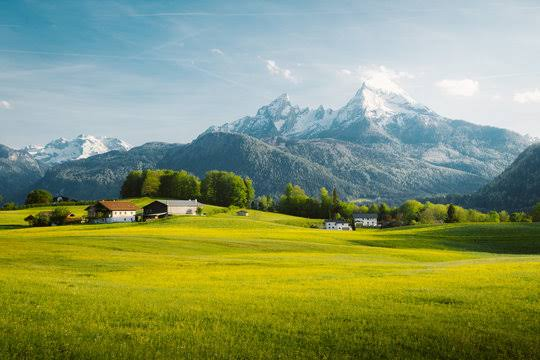
#> input picture Day16/input_images/landscape.jpg, 540 x 360 px
$ python basic_image_operations.py
#> lines starting #> are read from the running program, lines starting #| are printed output that depends on the picture
# ==========================================================
# MLB Summer Internship - Day 16
# Basic Image Operations using OpenCV
# ==========================================================

import cv2
import os

print("=" * 70)
print("Basic Image Operations using OpenCV")
print("=" * 70)

# ==========================================================
# Paths
# ==========================================================

IMAGE_PATH = "input_images/landscape.jpg"

OUTPUT_FOLDER = "output_images"

RESIZE_FOLDER = os.path.join(OUTPUT_FOLDER, "resized")
CROP_FOLDER = os.path.join(OUTPUT_FOLDER, "cropped")
ROTATE_FOLDER = os.path.join(OUTPUT_FOLDER, "rotated")
FLIP_FOLDER = os.path.join(OUTPUT_FOLDER, "flipped")

os.makedirs(RESIZE_FOLDER, exist_ok=True)
os.makedirs(CROP_FOLDER, exist_ok=True)
os.makedirs(ROTATE_FOLDER, exist_ok=True)
os.makedirs(FLIP_FOLDER, exist_ok=True)

# ==========================================================
# Read Image
# ==========================================================

if not os.path.exists(IMAGE_PATH):
    raise FileNotFoundError(f"\nImage not found:\n{IMAGE_PATH}")

image = cv2.imread(IMAGE_PATH)
#> image is the input picture: shape (360, 540, 3); mean B, G, R 106.7, 151.6, 136.1

height, width = image.shape[:2]
#> height = 360; width = 540

print(f"\nImage Size : {width} x {height}")
#| Image Size : 540 x 360

# ==========================================================
# Resize Images
# ==========================================================

print("\nResizing Images...")

resize_800 = cv2.resize(image, (800, 600))
resize_400 = cv2.resize(image, (400, 400))
resize_half = cv2.resize(image, (width // 2, height // 2))

cv2.imwrite(
    os.path.join(RESIZE_FOLDER, "resized_800x600.jpg"),
    resize_800
)

cv2.imwrite(
    os.path.join(RESIZE_FOLDER, "resized_400x400.jpg"),
    resize_400
)

cv2.imwrite(
    os.path.join(RESIZE_FOLDER, "resized_half.jpg"),
    resize_half
)

print("✓ Resized images saved")

# ==========================================================
# Crop Images
# ==========================================================

print("\nCropping Images...")

center_crop = image[
    height//4 : height*3//4,
    width//4 : width*3//4
]

top_left_crop = image[
    0:height//2,
    0:width//2
]
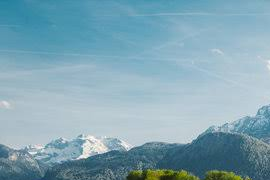
#> top_left_crop: shape (180, 270, 3); mean B, G, R 180.3, 166.1, 130

bottom_right_crop = image[
    height//2:height,
    width//2:width
]
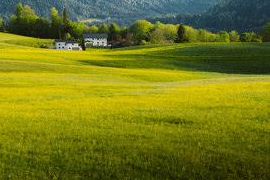
#> bottom_right_crop: shape (180, 270, 3); mean B, G, R 26.8, 119.1, 113.6

cv2.imwrite(
    os.path.join(CROP_FOLDER, "crop_center.jpg"),
    center_crop
)

cv2.imwrite(
    os.path.join(CROP_FOLDER, "crop_top_left.jpg"),
    top_left_crop
)

cv2.imwrite(
    os.path.join(CROP_FOLDER, "crop_bottom_right.jpg"),
    bottom_right_crop
)

print("✓ Cropped images saved")

# ==========================================================
# Rotate Images
# ==========================================================

print("\nRotating Images...")

rotate90 = cv2.rotate(
    image,
    cv2.ROTATE_90_CLOCKWISE
)
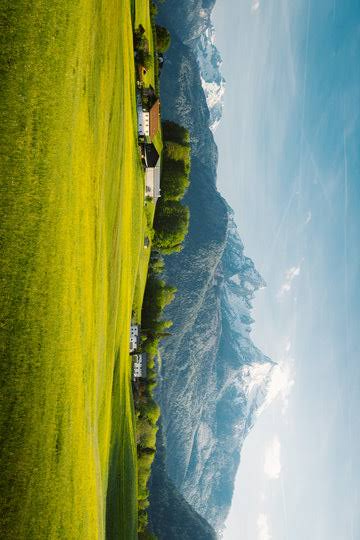
#> rotate90: shape (540, 360, 3); mean B, G, R 106.7, 151.6, 136.1

rotate180 = cv2.rotate(
    image,
    cv2.ROTATE_180
)
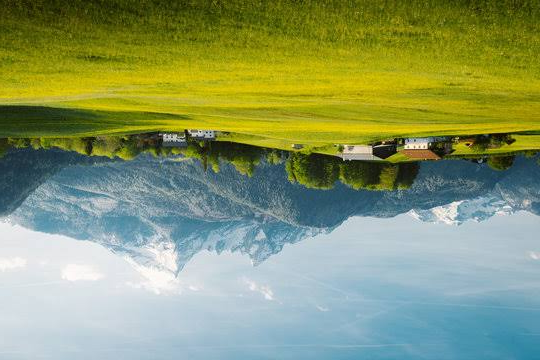
#> rotate180: shape (360, 540, 3); mean B, G, R 106.7, 151.6, 136.1

rotate270 = cv2.rotate(
    image,
    cv2.ROTATE_90_COUNTERCLOCKWISE
)
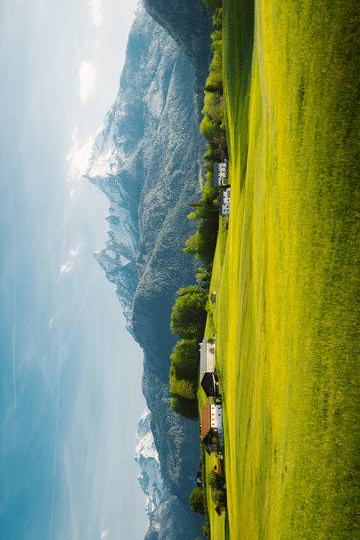
#> rotate270: shape (540, 360, 3); mean B, G, R 106.7, 151.6, 136.1

cv2.imwrite(
    os.path.join(ROTATE_FOLDER, "rotate_90.jpg"),
    rotate90
)

cv2.imwrite(
    os.path.join(ROTATE_FOLDER, "rotate_180.jpg"),
    rotate180
)

cv2.imwrite(
    os.path.join(ROTATE_FOLDER, "rotate_270.jpg"),
    rotate270
)

print("✓ Rotated images saved")

# ==========================================================
# Flip Images
# ==========================================================

print("\nFlipping Images...")

flip_horizontal = cv2.flip(image, 1)
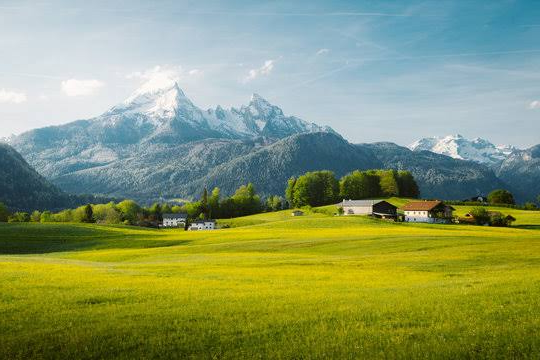
#> flip_horizontal: shape (360, 540, 3); mean B, G, R 106.7, 151.6, 136.1

flip_vertical = cv2.flip(image, 0)
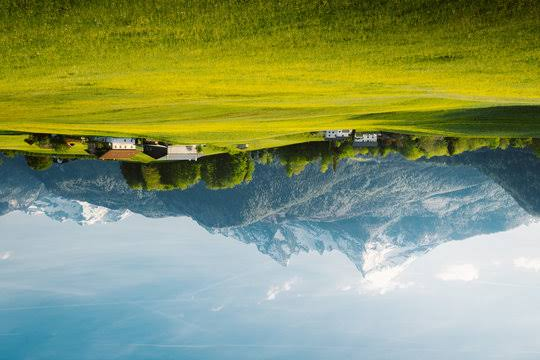
#> flip_vertical: shape (360, 540, 3); mean B, G, R 106.7, 151.6, 136.1

flip_both = cv2.flip(image, -1)

cv2.imwrite(
    os.path.join(FLIP_FOLDER, "flip_horizontal.jpg"),
    flip_horizontal
)

cv2.imwrite(
    os.path.join(FLIP_FOLDER, "flip_vertical.jpg"),
    flip_vertical
)

cv2.imwrite(
    os.path.join(FLIP_FOLDER, "flip_both.jpg"),
    flip_both
)

print("✓ Flipped images saved")

# ==========================================================
# Display Results
# ==========================================================

cv2.imshow("Original", image)
cv2.imshow("Resize", resize_800)
cv2.imshow("Center Crop", center_crop)
cv2.imshow("Rotate 90", rotate90)
cv2.imshow("Flip Horizontal", flip_horizontal)

cv2.waitKey(0)
cv2.destroyAllWindows()

# ==========================================================
# Finish
# ==========================================================

print("\n" + "=" * 70)
print("All Basic Image Operations Completed Successfully!")
print("Outputs saved inside:")
print("output_images/")
print("   ├── resized/")
print("   ├── cropped/")
print("   ├── rotated/")
print("   └── flipped/")
print("=" * 70)

$ run again, with Day16/input_images/object.jpg copied over Day16/input_images/landscape.jpg
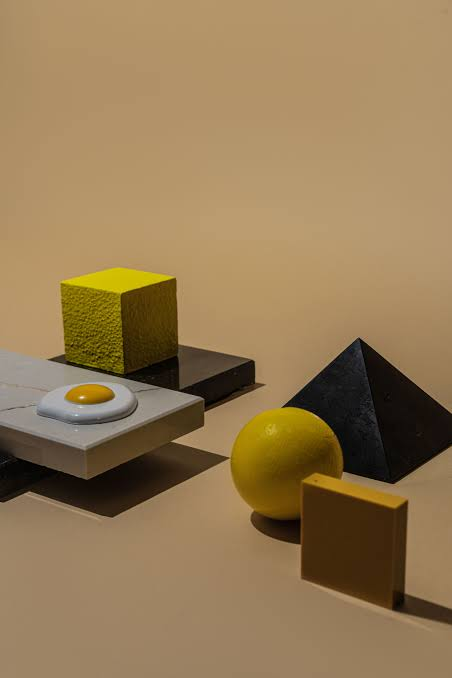
#> input picture Day16/input_images/object.jpg, 452 x 678 px
#> image is the input picture: shape (678, 452, 3); mean B, G, R 84.2, 122.3, 148.5
#| Image Size : 452 x 678
#> `rotate270 = cv2.rotate( image, cv2.ROTATE_90_COUNTERCLOCKWISE )`:
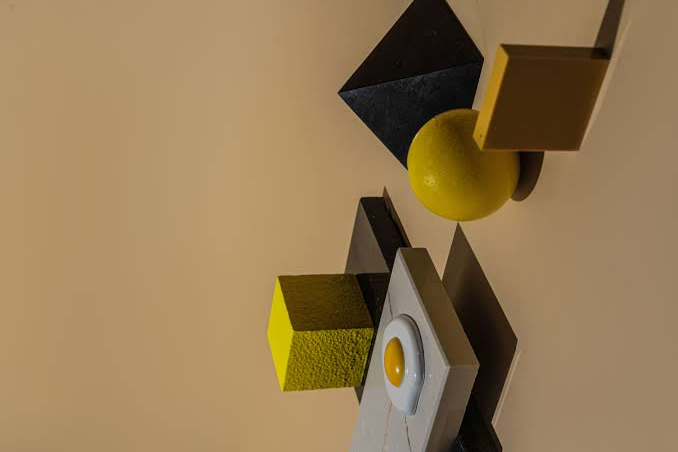
#> rotate270: shape (452, 678, 3); mean B, G, R 84.2, 122.3, 148.5
#> `flip_vertical = cv2.flip(image, 0)`:
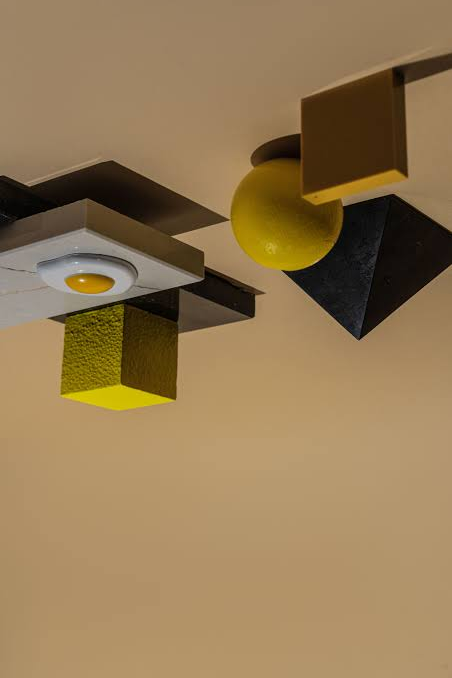
#> flip_vertical: shape (678, 452, 3); mean B, G, R 84.2, 122.3, 148.5

$ run again, with Day16/input_images/person.jpg copied over Day16/input_images/landscape.jpg
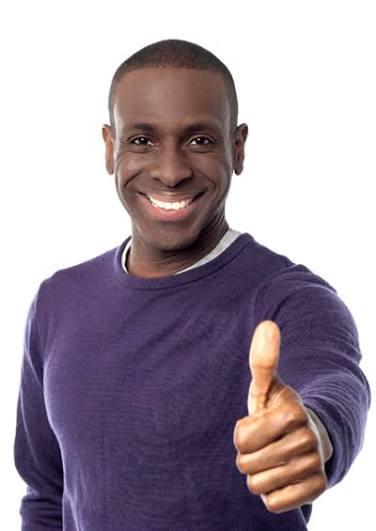
#> input picture Day16/input_images/person.jpg, 376 x 531 px
#> image is the input picture: shape (531, 376, 3); mean B, G, R 163.6, 152, 164
#| Image Size : 376 x 531
#> `rotate270 = cv2.rotate( image, cv2.ROTATE_90_COUNTERCLOCKWISE )`:
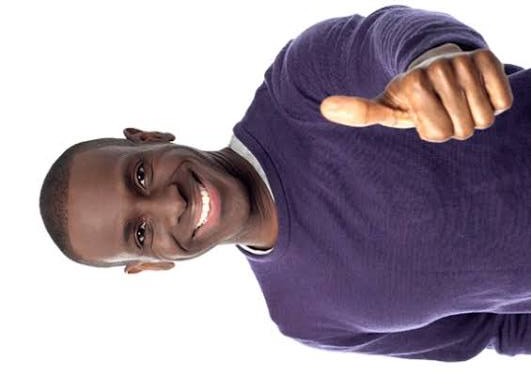
#> rotate270: shape (376, 531, 3); mean B, G, R 163.6, 152, 164
#> `flip_vertical = cv2.flip(image, 0)`:
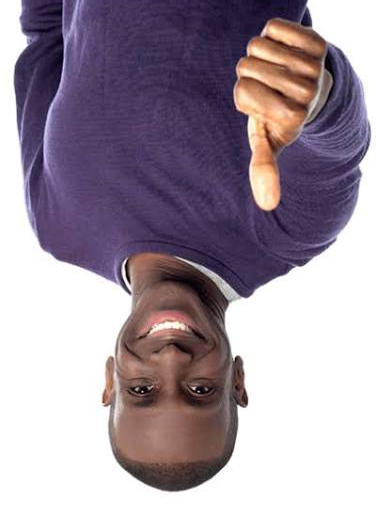
#> flip_vertical: shape (531, 376, 3); mean B, G, R 163.6, 152, 164
